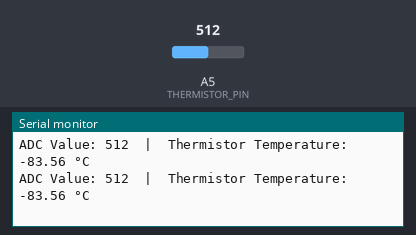
Simulated run of this sketch. Board: Arduino Uno, built with avr-gcc and run on an emulated ATmega328P. Shown: the last lines printed to the serial monitor. The inputs (shaded band) are chosen by the test bench; at power-on: A5 (THERMISTOR_PIN) = 512.

Above: at 1.2 s.
1.3 s: A5 (THERMISTOR_PIN) set to 716
At 1.9 s:
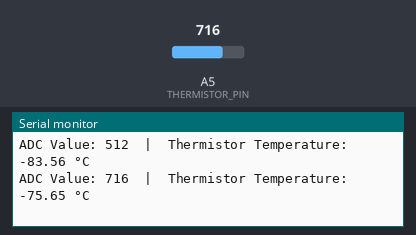
2.8 s: A5 (THERMISTOR_PIN) set to 900
At 3.4 s:
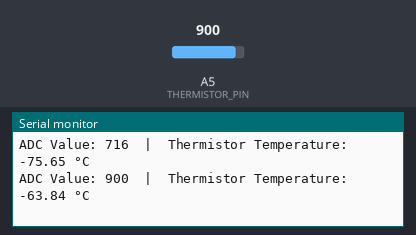
Timing chart, 0 to 5.8 s (numbered marks = the images above; inputs shaded):
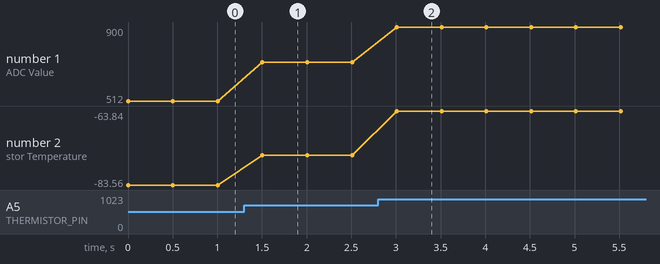

The sketch:

BMS_Test.ino
```cpp
// Thermistor Configuration
#define BETA 4000             // Beta value for NTC 5D-9 thermistor
#define R_25 4.6             // Thermistor resistance at 25°C in ohms (corrected to 4600Ω)
#define T_25 298.15           // Nominal temperature (25°C in Kelvin)
#define V_INPUT 4.9         // Measured input voltage from Arduino
#define R_FIXED 10000             // Fixed resistor value (in ohms)

#define THERMISTOR_PIN A5   // Pin for thermistor

void setup() {
    Serial.begin(115200);    // Initialize serial communication
}

float readThermistorTemperature(int pin) {
    // Step 1: Read ADC value
    int adcValue = analogRead(pin);

    // Step 2: Calculate voltage at analog pin
    float voltage = (adcValue / 1023.0) * V_INPUT;

    // Step 3: Calculate thermistor resistance
    float R_thermistor = R_FIXED * ((V_INPUT / voltage) - 1.0);

    // Step 4: Calculate temperature in Kelvin
    float temperatureK = 1.0 / (1.0 / T_25 + (1.0 / BETA) * log(R_thermistor / R_25));

    // Step 5: Convert Kelvin to Celsius
    return temperatureK - 273.15;
}

void loop() {
    // Read ADC value from thermistor
    int adcValue = analogRead(THERMISTOR_PIN);

    // Read temperature from thermistor
    float thermistorTemperature = readThermistorTemperature(THERMISTOR_PIN);

    // Print ADC value and thermistor temperature
    Serial.print("ADC Value: ");
    Serial.print(adcValue);
    Serial.print("  |  Thermistor Temperature: ");
    Serial.print(thermistorTemperature);
    Serial.println(" °C");

    delay(500);  // Delay for readability
}
```

Measured:
- after the input at 1.3 s, the serial monitor: prints a new line after 0.21 s (image 1)
- after the input at 2.8 s, the serial monitor: prints a new line after 0.21 s (image 2)
- plotted number 1: 512 → 716 after the input at 1.3 s, 716 → 900 after the input at 2.8 s
- plotted number 2: -83.56 → -75.65 after the input at 1.3 s, -75.65 → -63.84 after the input at 2.8 s
